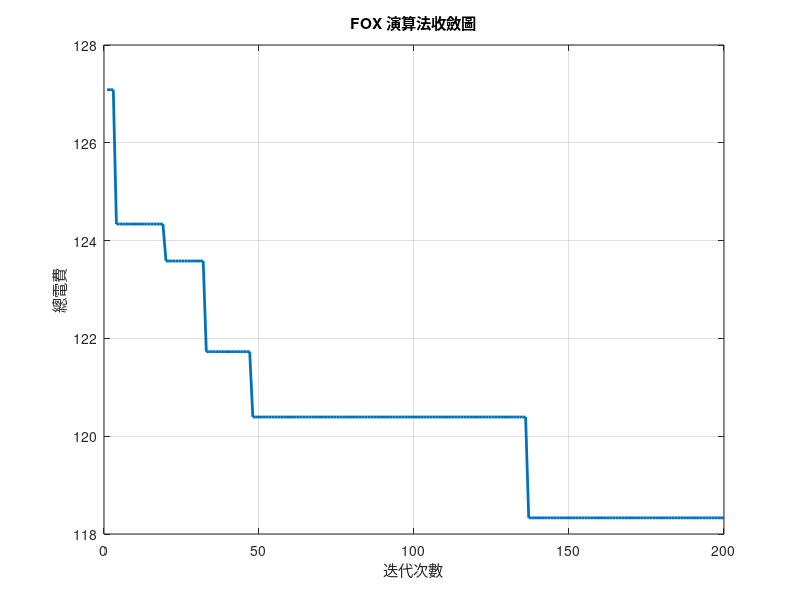

Reproduce this figure in MATLAB. (Note: this script raises an error after producing the figure.)
clear all 
clc

% 定義電器數據
appliances = [
    struct('name', 'Laundry drier', 'start', 9, 'end', 12, 'duration', 2, 'power', 1.26, 'fixed', false);
    struct('name', 'Laundry drier', 'start', 18.5, 'end', 23, 'duration', 1.5, 'power', 1.26, 'fixed', false);
    struct('name', 'Electric kettle', 'start', 6, 'end', 8.5, 'duration', 0.5, 'power', 1.5, 'fixed', false);
    struct('name', 'Electric kettle', 'start', 18, 'end', 20, 'duration', 0.5, 'power', 1.5, 'fixed', false);
    struct('name', 'Electric kettle', 'start', 20, 'end', 23, 'duration', 0.5, 'power', 1.5, 'fixed', false);
    struct('name', 'Air conditioner', 'start', 0, 'end', 8, 'duration', 3, 'power', 1, 'fixed', false);
    struct('name', 'Air conditioner', 'start', 16, 'end', 24, 'duration', 4, 'power', 1.2, 'fixed', false);
    struct('name', 'Electric radiator', 'start', 12, 'end', 17, 'duration', 2.5, 'power', 2, 'fixed', false);
    struct('name', 'Water pump', 'start', 9, 'end', 22, 'duration', 4, 'power', 1.8, 'fixed', false);
    struct('name', 'Electric oven', 'start', 14, 'end', 20, 'duration', 2, 'power', 1.1, 'fixed', false);
    struct('name', 'PHEV', 'start', 0, 'end', 9, 'duration', 3.5, 'power', 1.8, 'fixed', false);
    struct('name', 'Dish washer', 'start', 9, 'end', 18, 'duration', 1.5, 'power', 0.73, 'fixed', false);
    struct('name', 'Dish washer', 'start', 20, 'end', 23, 'duration', 1.5, 'power', 0.73, 'fixed', false);
    struct('name', 'Rice cooker', 'start', 6, 'end', 8, 'duration', 1, 'power', 0.8, 'fixed', false);
    struct('name', 'Rice cooker', 'start', 18, 'end', 20, 'duration', 1, 'power', 0.8, 'fixed', false);
    struct('name', 'Washing machine', 'start', 8, 'end', 15, 'duration', 2, 'power', 0.38, 'fixed', false);
    struct('name', 'Washing machine', 'start', 18, 'end', 22, 'duration', 2, 'power', 0.38, 'fixed', false);
    struct('name', 'Microwave', 'start', 11, 'end', 14, 'duration', 1, 'power', 0.9, 'fixed', false);
    struct('name', 'Toaster', 'start', 6, 'end', 9, 'duration', 1, 'power', 0.8, 'fixed', false);
    struct('name', 'Light', 'start', 19, 'end', 24, 'duration', 5, 'power', 0.3, 'fixed', true);
    struct('name', 'Refrigerator', 'start', 0, 'end', 24, 'duration', 24, 'power', 0.03, 'fixed', true);
    struct('name', 'TV', 'start', 8, 'end', 24, 'duration', 16, 'power', 0.2, 'fixed', true);
    struct('name', 'Modem', 'start', 0, 'end', 24, 'duration', 24, 'power', 0.01, 'fixed', true);
];

% 電價信息（每半小時一個時段，共48時段）
TOU_prices = [1.87, 1.87, 1.87, 1.87, 1.87, 1.87, 1.87, 1.87, 4.07, 4.07, 4.07, 4.07, 6.20, 6.20, 4.07, 4.07, 4.07, 4.07, 4.07, 4.07, 4.07, 4.07, 4.07, 4.07, 4.07, 4.07, 4.07, 4.07, 4.07, 4.07, 4.07, 4.07, 1.87, 1.87, 1.87, 1.87, 1.87, 1.87, 1.87, 1.87, 1.87, 1.87, 1.87, 1.87, 1.87, 1.87, 1.87, 1.87];

% 最高容許負載功率
max_power = 13.2; % kW

% FOX 演算法參數
num_solutions = 30; % 初始解的數量
max_iter = 200; % 最大迭代次數
a = 2; % 初始探索係數
c1 = 0.18; % 北東方向跳躍機率
c2 = 0.82; % 反北東方向跳躍機率
Sp_S = 343; % 聲速

% 初始化解的數量和結構
solutions = zeros(num_solutions, length(appliances), 48);
best_solution = [];
best_cost = Inf;

% 儲存每次迭代的最佳成本
cost_history = zeros(1, max_iter);

% 初始化隨機解
for i = 1:num_solutions
    for a = 1:length(appliances)
        if appliances(a).fixed
            start_idx = round(appliances(a).start * 2 + 1);
            end_idx = round(appliances(a).end * 2);
            solutions(i, a, start_idx:end_idx) = 1;
        else
            % 為每台電器隨機生成符合時間限制的開啟時段
            start_idx = round(appliances(a).start * 2 + 1);
            end_idx = round(appliances(a).end * 2);
            duration = round(appliances(a).duration * 2);
            if (end_idx - start_idx + 1 >= duration)
                start_time = randi([start_idx, end_idx - duration + 1]);
                solutions(i, a, start_time:(start_time + duration - 1)) = 1;
            end
        end
    end
end

% 計算每個解的總電費，作為評估解的依據
function cost = calculate_cost(appliances, schedule, prices)
    cost = 0;
    for t = 1:48
        P_t = sum(schedule(:, t) .* [appliances.power]');
        cost = cost + P_t * 0.5 * prices(t);  % 每半小時的成本
    end
end

% 檢查解是否滿足限制條件
function is_valid = check_constraints(schedule, appliances, max_power)
    is_valid = true;
    % 檢查每個時段的總功率是否超過最大允許功率
    for t = 1:48
        total_power = sum(schedule(:, t) .* [appliances.power]');
        if total_power > max_power
            is_valid = false;
            fprintf('超過最大功率限制的時段: %d\n', t);
            return;
        end
    end
    % 檢查每個電器的運行時間是否在其可用時段內
    for a = 1:length(appliances)
        if ~appliances(a).fixed
            start_idx = round(appliances(a).start * 2 + 1);
            end_idx = round(appliances(a).end * 2);
            duration = round(appliances(a).duration * 2);
            run_time = sum(schedule(a, start_idx:end_idx));
            if run_time ~= duration
                is_valid = false;
                fprintf('%s 的運行時間不在其可用時段內或運行時間不符合: %d\n', appliances(a).name, run_time);
                return;
            end
        end
    end
end

% FOX 演算法主程序
for iter = 1:max_iter
    for i = 1:num_solutions
        % 計算解的成本
        current_cost = calculate_cost(appliances, squeeze(solutions(i, :, :)), TOU_prices);
        
        % 更新最佳解
        if current_cost < best_cost
            best_cost = current_cost;
            best_solution = squeeze(solutions(i, :, :));
        end
        
        % 生成新的解
        new_solution = zeros(size(best_solution));
        if rand() < c1
            % 北東方向跳躍
            for a = 1:length(appliances)
                if appliances(a).fixed
                    start_idx = round(appliances(a).start * 2 + 1);
                    end_idx = round(appliances(a).end * 2);
                    new_solution(a, start_idx:end_idx) = 1;
                else
                    start_idx = round(appliances(a).start * 2 + 1);
                    end_idx = round(appliances(a).end * 2);
                    duration = round(appliances(a).duration * 2);
                    if (end_idx - start_idx + 1 >= duration)
                        start_time = randi([start_idx, end_idx - duration + 1]);
                        new_solution(a, start_time:(start_time + duration - 1)) = 1;
                    end
                end
            end
        else
            % 反北東方向跳躍
            new_solution = squeeze(solutions(randi(num_solutions), :, :));
        end
        
        % 計算新解的成本
        new_cost = calculate_cost(appliances, new_solution, TOU_prices);
        
        % 更新解
        if new_cost < current_cost
            solutions(i, :, :) = reshape(new_solution, [1, size(new_solution)]);
        end
    end
    % 記錄當前迭代的最佳成本
    cost_history(iter) = best_cost;
end

% 繪製收斂圖
figure;
plot(1:max_iter, cost_history, 'LineWidth', 2);
xlabel('迭代次數');
ylabel('總電費');
title('FOX 演算法收斂圖');
grid on;

% 儲存最佳解的排程結果
best_schedule = squeeze(best_solution);

% 輸出格式化的最佳解排程
fprintf('最佳解的總電費:\n');
disp(best_cost);

fprintf('最佳解的排程:\n');
unique_appliances = unique({appliances.name});
for a = 1:length(unique_appliances)
    appliance_name = unique_appliances{a};
    fprintf('%s: ', appliance_name);
    schedule_str = '';
    for t = 1:48
        for i = 1:length(appliances)
            if strcmp(appliance_name, appliances(i).name) && best_schedule(i, t) == 1
                start_hour = floor((t-1) / 2);
                start_minute = mod((t-1), 2) * 30;
                end_hour = floor(t / 2);
                end_minute = mod(t, 2) * 30;
                schedule_str = [schedule_str, sprintf('%02d:%02d-%02d:%02d ', start_hour, start_minute, end_hour, end_minute)];
            end
        end
    end
    fprintf('%s\n', schedule_str);
end

% 檢查最佳解是否滿足限制條件
if check_constraints(best_schedule, appliances, max_power)
    disp('最佳解滿足所有限制條件');
else
    disp('最佳解不滿足某些限制條件');
end

% 視覺化最佳解
visualize_schedule(best_schedule, appliances);

% 視覺化結果
function visualize_schedule(schedule, appliances)
    figure;
    hold on;
    unique_appliances = unique({appliances.name});
    for a = 1:length(unique_appliances)
        appliance_name = unique_appliances{a};
        appliance_indices = find(strcmp({appliances.name}, appliance_name));
        y = a * ones(1, 48); % 使用不同的 y 值以確保圖形可視化的簡潔性
        for t = 1:48
            for i = appliance_indices
                if schedule(i, t) == 1
                    start_time = (t-1) * 0.5;
                    end_time = t * 0.5;
                    plot([start_time, end_time], [y(t), y(t)], 'LineWidth', 10);
                end
            end
        end
    end
    xlabel('時間 (小時)');
    ylabel('電器');
    yticks(1:length(unique_appliances));
    yticklabels(unique_appliances);
    title('最佳解的排程');
    grid on;
    hold off;
end

% 計算排程前後的功率消耗
power_before = zeros(1, 48);
power_after = zeros(1, 48);

% 排程前的數據 (根據您提供的表格)
pre_schedule = [
    struct('name', 'Laundry drier', 'start', [9, 21], 'end', [11, 22.5], 'power', 1.26);
    struct('name', 'Electric kettle', 'start', 6, 'end', 6.5, 'power', 1.5);
    struct('name', 'Air conditioner', 'start', [5, 17], 'end', [8, 21], 'power', 1.2);
    struct('name', 'Electric radiator', 'start', 12, 'end', 14.5, 'power', 2);
    struct('name', 'Water pump', 'start', 9, 'end', 13, 'power', 1.8);
    struct('name', 'Electric oven', 'start', 17, 'end', 19, 'power', 1.1);
    struct('name', 'PHEV', 'start', 0, 'end', 3.5, 'power', 1.8);
    struct('name', 'Dish washer', 'start', 21, 'end', 22.5, 'power', 0.73);
    struct('name', 'Rice cooker', 'start', [6, 18], 'end', [7, 19], 'power', 0.8);
    struct('name', 'Washing machine', 'start', 20, 'end', 22, 'power', 0.38);
    struct('name', 'Microwave', 'start', 13, 'end', 14, 'power', 0.9);
    struct('name', 'Toaster', 'start', 6, 'end', 7, 'power', 0.8);
    struct('name', 'Light', 'start', 19, 'end', 24, 'power', 0.3);
    struct('name', 'Refrigerator', 'start', 0, 'end', 24, 'power', 0.03);
    struct('name', 'TV', 'start', 8, 'end', 24, 'power', 0.2);
    struct('name', 'Modem', 'start', 0, 'end', 24, 'power', 0.01);
];

% 計算排程前的功率消耗
for i = 1:length(pre_schedule)
    for j = 1:length(pre_schedule(i).start)
        start_idx = round(pre_schedule(i).start(j) * 2 + 1);
        end_idx = round(pre_schedule(i).end(j) * 2);
        for t = start_idx:end_idx
            power_before(t) = power_before(t) + pre_schedule(i).power;
        end
    end
end

% 計算排程後的功率消耗
for a = 1:length(appliances)
    for t = 1:48
        power_after(t) = power_after(t) + (best_schedule(a, t) * appliances(a).power);
    end
end

% 將每半小時的功率消耗合併為每小時的功率消耗
power_before_hourly = zeros(1, 24);
power_after_hourly = zeros(1, 24);
for t = 1:24
    power_before_hourly(t) = power_before(2*t-1) + power_before(2*t);
    power_after_hourly(t) = power_after(2*t-1) + power_after(2*t);
end

% 繪製排程前的功率消耗圖
figure;
b = bar(0.5:1:23.5, power_before_hourly);
b.EdgeColor = 'none'; % 移除外框顏色
xlabel('Hour');
ylabel('kW');
title('每一時段功率消耗(排程前)');
grid on;

% 繪製排程後的功率消耗圖
figure;
b = bar(0.5:1:23.5, power_after_hourly);
b.EdgeColor = 'none'; % 移除外框顏色
xlabel('Hour');
ylabel('kW');
title('每一時段功率消耗(排程後)');
grid on;

% 計算總電費
total_cost_before = sum(power_before .* TOU_prices * 0.5);
total_cost_after = sum(power_after .* TOU_prices * 0.5);

% 顯示總電費
fprintf('排程前的總電費: %.2f 元\n', total_cost_before);
fprintf('排程後的總電費: %.2f 元\n', total_cost_after);
